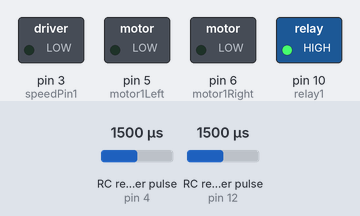
The sketch below on a simulated Arduino Uno, built with avr-gcc and run on an emulated ATmega328P. On the bench: switched loads named in the sketch (green lamp = pin HIGH). Wiring (inferred from the names in the program): 2 × RC receiver channel: data pin 4 / data pin 12. The inputs (shaded band) are chosen by the test bench; at power-on: RC receiver pulse (sensors on pin 4, pin 12) 1500 µs.

Above: at 1.2 s.
1.3 s: RC receiver pulse (sensor on pin 4) set to 1020 µs
At 2.5 s:
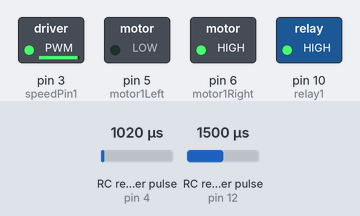
2.8 s: RC receiver pulse (sensor on pin 12) set to 1492 µs
At 3.2 s:
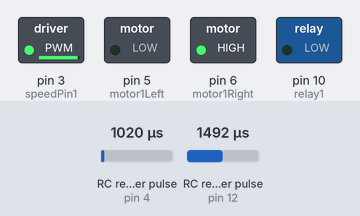
4.3 s: RC receiver pulse (sensor on pin 4) set to 1250 µs
At 5.0 s:
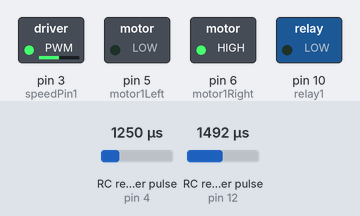
5.8 s: RC receiver pulse (sensor on pin 12) set to 1500 µs
At 6.7 s:
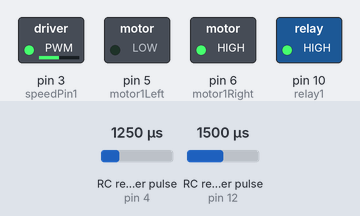
7.3 s: RC receiver pulse (sensor on pin 4) set to 1500 µs
At 8.5 s:
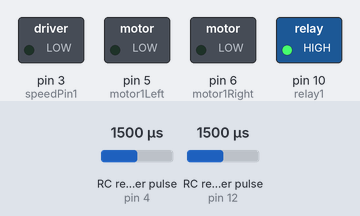
8.8 s: RC receiver pulse (sensor on pin 12) set to 1020 µs
At 10.2 s:
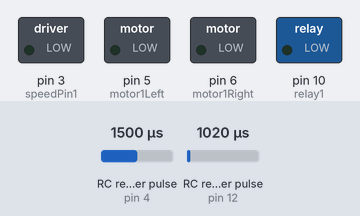
Timing chart, 0 to 11.3 s (numbered marks = the images above; inputs shaded):
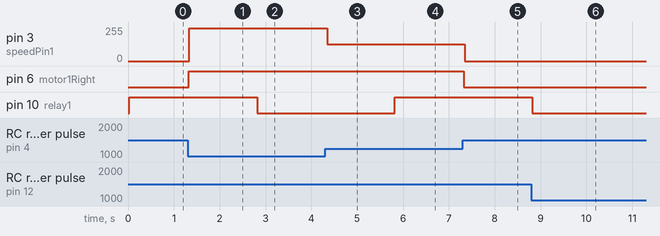

Measured:
- the behaviour switches between 1499 and 1498 µs on RC receiver pulse (sensor on pin 12) (found by bisection; images 1 and 2)
- after the input at 1.3 s, pin 3 (speedPin1): 0/255 → 245/255 at once; pin 6 (motor1Right): LOW → HIGH at once
- after the input at 2.8 s, pin 10 (relay1): HIGH → LOW at once
- after the input at 4.3 s, pin 3 (speedPin1): 245/255 → 127/255 at once
- after the input at 5.8 s, pin 10 (relay1): LOW → HIGH at once
- after the input at 7.3 s, pin 3 (speedPin1): 127/255 → 0/255 at once; pin 6 (motor1Right): HIGH → LOW at once
- after the input at 8.8 s, pin 10 (relay1): HIGH → LOW at once

The sketch:

RC_car.ino
```cpp
/*   This is the code for controlling any R/C car with an airplane transmitter written by Vishnu Chaitanya Karpuram. Enjoy!!   */


int channel5 = 12; // input from rx channel 5 (AUX1) for relay
int channel2 = 4;// input from rx channel 2 (ELEVATOR) for speed control and forward backward
//int ppm = 2; // for future ppm input
int relay1 = 10; // to relay
int motor1Left = 5;// defines pin 5 as connected to the motor
int motor1Right = 6;// defines pin 6 as connected to the motor
int speedPin1 = 3;// pwm1
//int motor2Left = 7;// defines pin 7 as connected to the motor
//int motor2Right = 8;// defines pin 8 as connected to the motor
//int speedPin2 = 9; //pwm2

//Leds connected to Arduino UNO Pin 13
//const int blinker  = 13;
//Buzzer / Speaker to Arduino UNO Pin 11
//const int buzzer = 11;
int Relay1 ; // to relay input
int Channel5 ; // relay
int Channel2 ; // store values direction
//int Channel3 ; // store values direction
int val;
// The setup() method runs once, when the sketch starts

void  setup ()
{
  pinMode (relay1, OUTPUT);// output to relay
  //pinMode(13, OUTPUT);
  pinMode (channel5, INPUT);// as inputs
  pinMode (channel2, INPUT);// as inputs
  //pinMode(channel2, INPUT_PULLUP);
  pinMode (motor1Left, OUTPUT);// initialises the motor pins
  pinMode (motor1Right, OUTPUT);
  //pinMode (motor2Left, OUTPUT);
  //pinMode (motor2Right, OUTPUT);// as outputs
  pinMode (speedPin1, OUTPUT);
  //pinMode (speedPin2, OUTPUT);// as outputs
  //pinMode(blinker, OUTPUT);

//Serial.begin (9600); // Sets the baud rate to 9600 bps for debugging
}

void  loop ()
{

Channel5 = (pulseIn (channel5, HIGH)); // Checks the value of channel3
 Serial.println (Channel5); //Prints the channels value value on the serial monitor

  if (Channel5 > 1300 && Channel5 < 1500 ) // If these conditions are true, do the following
  {
    digitalWrite (relay1, LOW);
    //Serial.println("ENGINE DISENGAGED");
  }

  if (Channel5 < 1300) // Checks if Channel5 is lesser than 1300
  {
    digitalWrite (relay1, LOW);
    //Serial.println("ENGINE DISENGAGED");
  }

  if (Channel5 > 1500) // Checks if Channel5 is greater than 1500
  {
     digitalWrite (relay1, HIGH);// Sets both the
    //Serial.println("ENGINE ENGAGED");
     //play a starting engine sound VAROOM!
  }
//delay(100);

  Channel2 = (pulseIn (channel2, HIGH)); // Checks the value of channel2
  Channel2 = map(Channel2,1000,2000,-255,255);
    Serial.println (Channel2); //Prints the channels value value on the serial monitor

  if (Channel2 > -25 && Channel2 < 25 ) // If these conditions are true, do the following  idle
  {
    digitalWrite (motor1Left, LOW); // Sets both the
    digitalWrite (motor1Right, LOW);// motors to low
   // digitalWrite (motor2Left, LOW);// Sets both the
   // digitalWrite (motor2Right, LOW);// motors to low
  }

  if (Channel2 < -25 && Channel2 > -255) // Checks if Channel2 is lesser than 1300  REVERSE
  {
    digitalWrite (motor1Left, LOW);// Turns the left
    digitalWrite (motor1Right, HIGH); // motor forward
    //digitalWrite (motor2Left, LOW);// Turns the left
    //digitalWrite (motor2Right, HIGH);// motor backward
    //digitalWrite(blinker, HIGH);   // turn the LED on (HIGH is the voltage level)
    //delay(1000);              // wait for a second
    //digitalWrite(blinker, LOW);    // turn the LED off by making the voltage LOW
    //delay(1000);              // wait for a second

  }
  if (Channel2 > 25 && Channel2 < 255) // Checks if Channel2 is greater than 1500  FORWARD
  {
    digitalWrite (motor1Left, HIGH);// Turns the right
    digitalWrite (motor1Right, LOW);// motor forward
    //digitalWrite (motor2Left, HIGH);// Turns the right
    //digitalWrite (motor2Right, LOW);// motor backward
  }

val = (pulseIn (channel2, HIGH)); // Checks the value of channel2
val = map(val,1000,2000,-255,255);  //val = map(val,1000,2000,-255,255);
Serial.println (val); //Prints the channels value value on the serial monitor
if (val >= 0)
   {
     analogWrite (speedPin1, val);
   //  analogWrite (speedPin2, val);
   }
  else
  {
    val *= -1;
     analogWrite (speedPin1, val);
    // analogWrite (speedPin2, val);
   }

}
```
